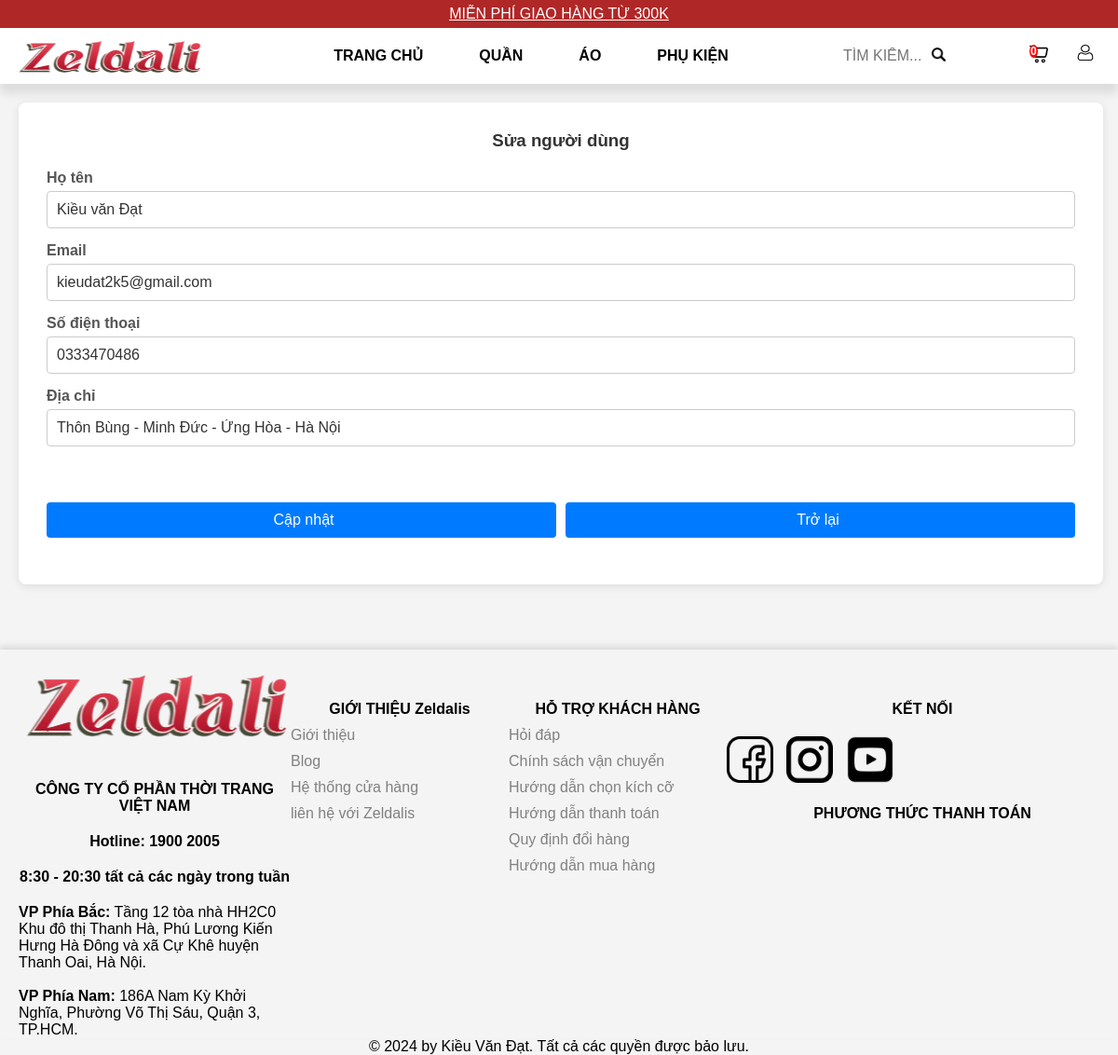
/index.php?act=ChangeInforForm&id=1 (signed in), run on the app's committed database.
### tables this page shows
CREATE TABLE `users` (
  `id` int NOT NULL,
  `fullname` varchar(255) NOT NULL,
  `email` varchar(255) NOT NULL,
  `password` varchar(255) NOT NULL,
  `phone` varchar(20) DEFAULT NULL,
  `role` enum('admin','user') DEFAULT 'user',
  `address` text,
  `status` enum('active','banned') DEFAULT 'active',
  `created_at` timestamp NULL DEFAULT CURRENT_TIMESTAMP,
  `updated_at` timestamp NULL DEFAULT CURRENT_TIMESTAMP ON UPDATE CURRENT_TIMESTAMP
);

### app/Database/Functions.php (called while the page is built, shortened)
<?php
function view($path_view, $data=[]){
    extract($data);
    $path_view  = str_replace(".","/", $path_view);
    include_once "app/Views/$path_view.php";
};

### app/Controllers/Client/ChangeInformationController.php (called while the page is built, shortened)
<?php
class ChangeInformationController
{
    public function UpdateForm(){
        $id = $_GET['id'] ?? "";
        $user = (new Account)->find($id);
        return view('Client.changeInformation', compact('user', 'categories'));
    }
}
?>

### Router/Web.php (called while the page is built, shortened)
<?php
$act = $_GET['act'] ?? "";
$id = $_GET['id'] ?? "";
$role = $_GET['role'] ?? null;
if (!isset($role)) {
    match ($act) {
        'RegisterForm' => $RegisterController->index(),
        'StorageUser' => $RegisterController->Storage(),
        'LoginForm' => $LoginController->index(),
        'Login' => $LoginController->login(),
        'Products' => $ProductController->index(),
        'Category' => $ProductInCategoryController->index(),
        'Logout' => $LoginController->logout(),
        'Information' => $InformationController->index(),
        'Detail' => $DetailController->index(),
        'AddToCart' => $CartController->addToCart(),
        'Cart' => $CartController->index(),
        'DeleteInCart' => $CartController->delete(),
        'UpdateCart' => $CartController->updateCart(),
        'CheckOutForm' => $CheckOutController->index(),
        'CheckOut' => $CheckOutController->checkOut(),
        'ChangeInforForm' => $ChangeInformationController->UpdateForm(),
        'ChangeInformation' => $ChangeInformationController->update($id),
        'Order' => $OrdersController->index(),
        'CancelOrder' => $OrdersController->cancel($id),
        'AddComment' => $CommentController->addComment(),
        default => $HomeController->index()
    };
}
?>

### index.php (called while the page is built, shortened)
<?php
include_once "app/Database/Database.php";
include_once "app/Database/Functions.php";
include_once "app/Models/Account.php";
include_once  "app/Controllers/Client/ChangeInformationController.php";
include_once "Router/Web.php";

### app/Database/Database.php (called while the page is built, shortened)
<?php
class Database
{
    private $pdo;
    public function __construct()
    {
        try {
            $this->pdo = new PDO("mysql:host=" . HOST . ";port=" . PORT . ";dbname=" . DBNAME,USERNAME,PASSWORD);
            $this->pdo->setAttribute(PDO::ATTR_ERRMODE, PDO::ERRMODE_EXCEPTION);
        } catch (Exception $error) {
            echo "<h1>Lỗi kết nối CSDL: " . $error->getMessage() . "</h1>";
        }
    }
    public function getConnection()
    {
        return $this->pdo;
    }
    public function __destruct()
    {
        $this->pdo = null;
    }
}

### app/Models/Account.php (called while the page is built, shortened)
<?php
class Account
{
    public $pdo;
    public function __construct()
    {
        $db = new Database();
        $this->pdo = $db->getConnection();
    }
    public function find($id)
    {
        $sql = "SELECT * FROM users WHERE id = ?";
        $stmt = $this->pdo->prepare($sql);
        $stmt->execute([$id]);
        return $stmt->fetch(PDO::FETCH_ASSOC);
    }
}

### app/Views/Client/changeInformation.php (the view, shortened to what this page needs)
<?php include_once VIEW . "Client/base/header.php" ?>
<link rel="stylesheet" href="Assets/Admin/Css/UpdateUser.css">
<div id="container">
    <div id="main">
        <form method="POST" action="index.php?act=ChangeInformation&id=<?= $user['id'] ?>" class="login">
            <h3>Sửa người dùng</h3>
            <div class="mb-3">
                <label class="form-label">Họ tên</label>
                <input type="text" name="fullname" value="<?= htmlspecialchars($user['fullname'] ?? '') ?>" class="form-control">
            </div>
            <div class="mb-3">
                <label class="form-label">Email</label>
                <input type="email" name="email" value="<?= htmlspecialchars($user['email'] ?? '') ?>" class="form-control">
            </div>
            <div class="mb-3">
                <label class="form-label">Số điện thoại</label>
                <input type="text" name="phone" value="<?= htmlspecialchars($user['phone'] ?? '') ?>" class="form-control">
            </div>
            <div class="mb-3">
                <label class="form-label">Địa chỉ</label>
                <input type="text" name="address" value="<?= htmlspecialchars($user['address'] ?? '') ?>" class="form-control">
            </div>
            <div style="display: flex;">
                <button type="submit" name="sbm_update_user" style="width: 100%;padding-right: 5px;margin-right: 5px;" class="btn btn-primary">Cập nhật</button>
                <button type="button" class="btn btn-primary" style="width: 100%; padding-left: 5px; margin-left: 5px;" onclick="window.location.href='index.php?act=Information'">Trở lại</button>
            </div>
        </form>
    </div>
</div>
<?php include_once VIEW . "Client/base/foot.php" ?>

### Assets/Client/Css/main.css (style rules this page uses)
* { margin: 0;padding: 0;box-sizing: border-box; }
body { font-family: Arial, sans-serif; overflow-x: hidden; }

### Assets/Admin/Css/UpdateUser.css (style rules this page uses)
* { margin: 0; padding: 0; box-sizing: border-box; }
body { font-family: Arial, sans-serif; background-color: #f4f4f4; display: flex; justify-content: center; align-items: center; min-height: 100vh; }
#container { width: 97%; margin: 20px; background-color: #fff; border-radius: 8px; padding: 30px; box-shadow: 0 2px 10px rgba(0, 0, 0, 0.1); }
#main { width: 100%; }
h3 { text-align: center; color: #333; margin-bottom: 20px; }
.mb-3 { margin-bottom: 15px; }
.form-label { font-weight: bold; color: #555; }
.form-control { width: 100%; padding: 10px; margin-top: 5px; border: 1px solid #ccc; border-radius: 4px; font-size: 16px; color: #333; }
button { padding: 10px; border: none; border-radius: 4px; cursor: pointer; font-size: 16px; color: #fff; background-color: #007bff; }

### data on the page
users: fullname "Kiều văn Đạt", email "kieudat2k5@gmail.com", phone "0333470486", address "Thôn Bùng - Minh Đức - Ứng Hòa - Hà Nội"

### other printed values
$_SESSION['totalQuantity'] "0"
